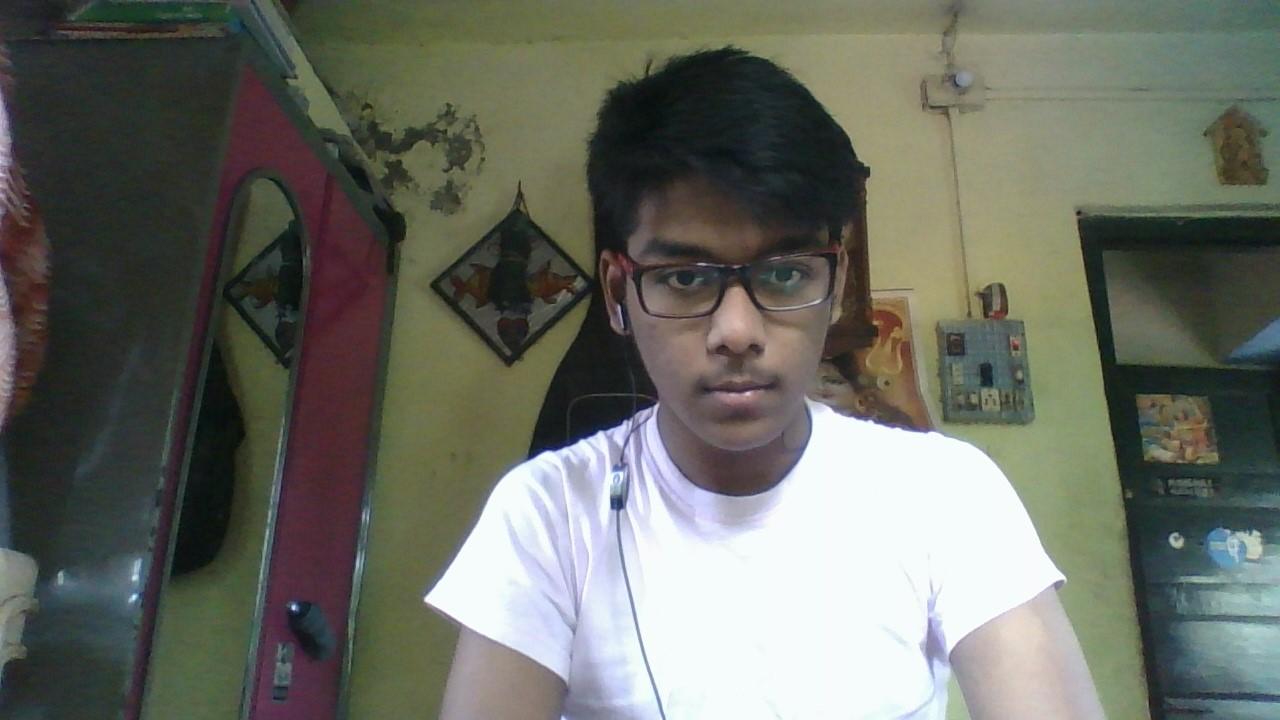
#> input picture Image to Pencil Sketch with Python/cam24.jpg, 1280 x 720 px
$ jupyter execute 'Image to Pencil Sketch with Python.ipynb'
#> lines starting #> are read from the running program, lines starting #| are printed output that depends on the picture
[cell 1]
#Import the cv2 package
import cv2

[cell 2]
#Read the image and store as an object
my_image = cv2.imread("cam24.jpg")
#> my_image is the input picture: shape (720, 1280, 3); mean B, G, R 99.3, 108.7, 106.1
cv2.imshow("Myself", my_image) #Show the image
cv2.waitKey(0)

[cell 3]
#Convert the image in Gray scale
gray_image = cv2.cvtColor(my_image, cv2.COLOR_BGR2GRAY)
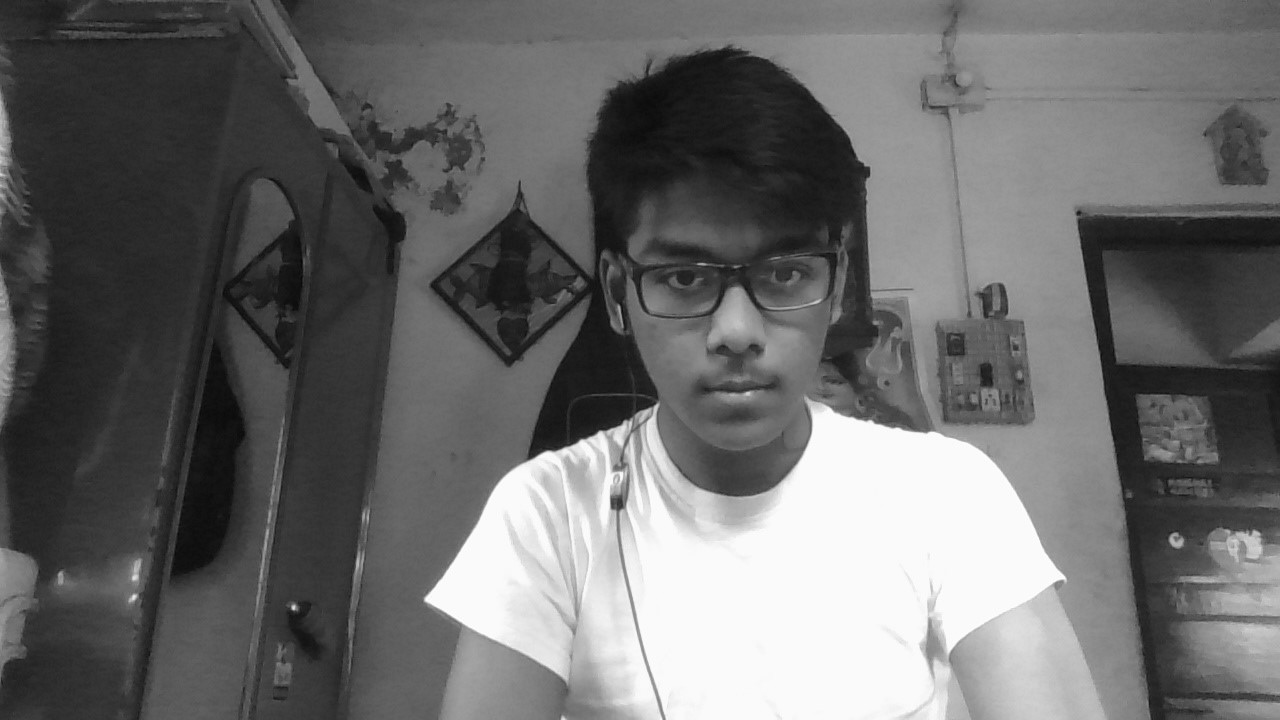
#> gray_image: shape (720, 1280); min 5, max 255, mean 106.9
cv2.imshow("Gray Image", gray_image) #Show the image
cv2.waitKey(0)

[cell 4]
#Reverse the colors on the image Gray scale image
inverted_image = cv2.bitwise_not(gray_image)
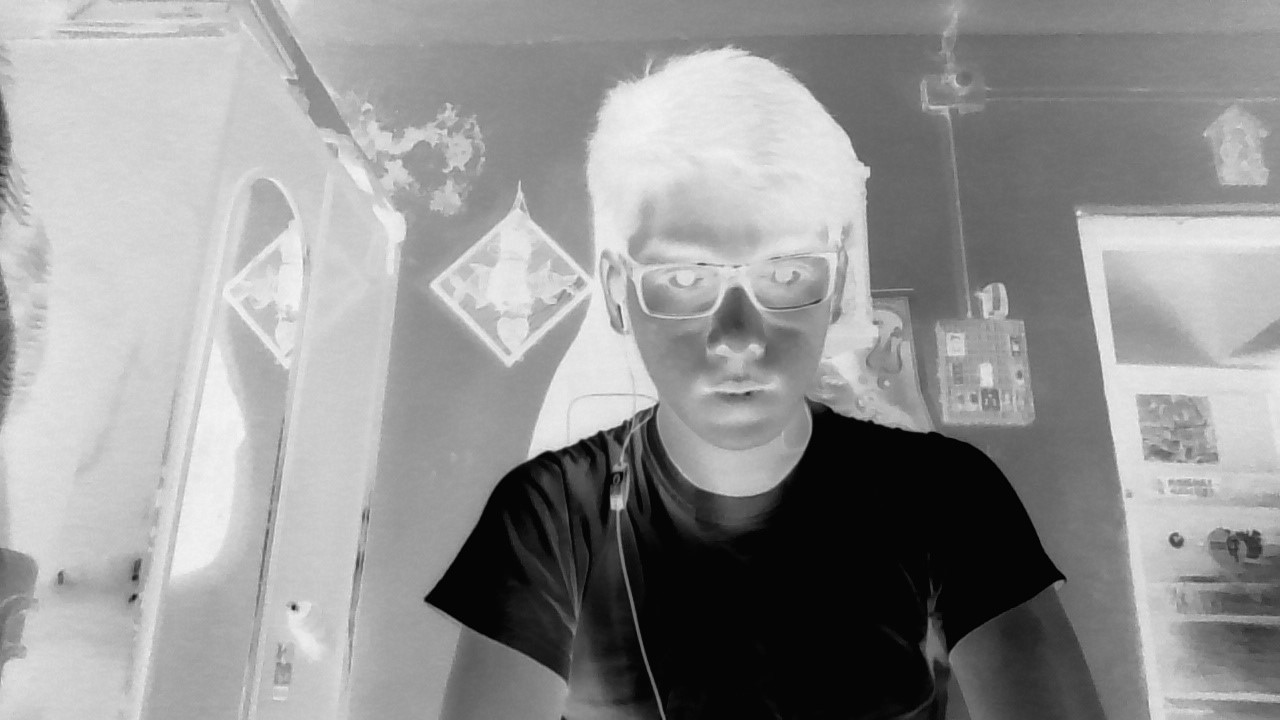
#> inverted_image: shape (720, 1280); min 0, max 250, mean 148.1
cv2.imshow("Inverted Image", inverted_image) #Show the image
cv2.waitKey(0)

[cell 5]
#Blur the Reversed image
blurred_image = cv2.GaussianBlur(inverted_image, (21, 21), 0, borderType = cv2.BORDER_WRAP)
cv2.imshow("Blurred Image", blurred_image) #Show the image
cv2.waitKey(0)

[cell 6]
#Reverse the colors on the Blurred image
inverted_blurred = cv2.bitwise_not(blurred_image)
cv2.imshow("Inverted Blurred Image", inverted_blurred) #Show the image
cv2.waitKey(0)

[cell 7]
#Sketch the Image
pencil_sketch = cv2.divide(gray_image, inverted_blurred, scale=256.0)
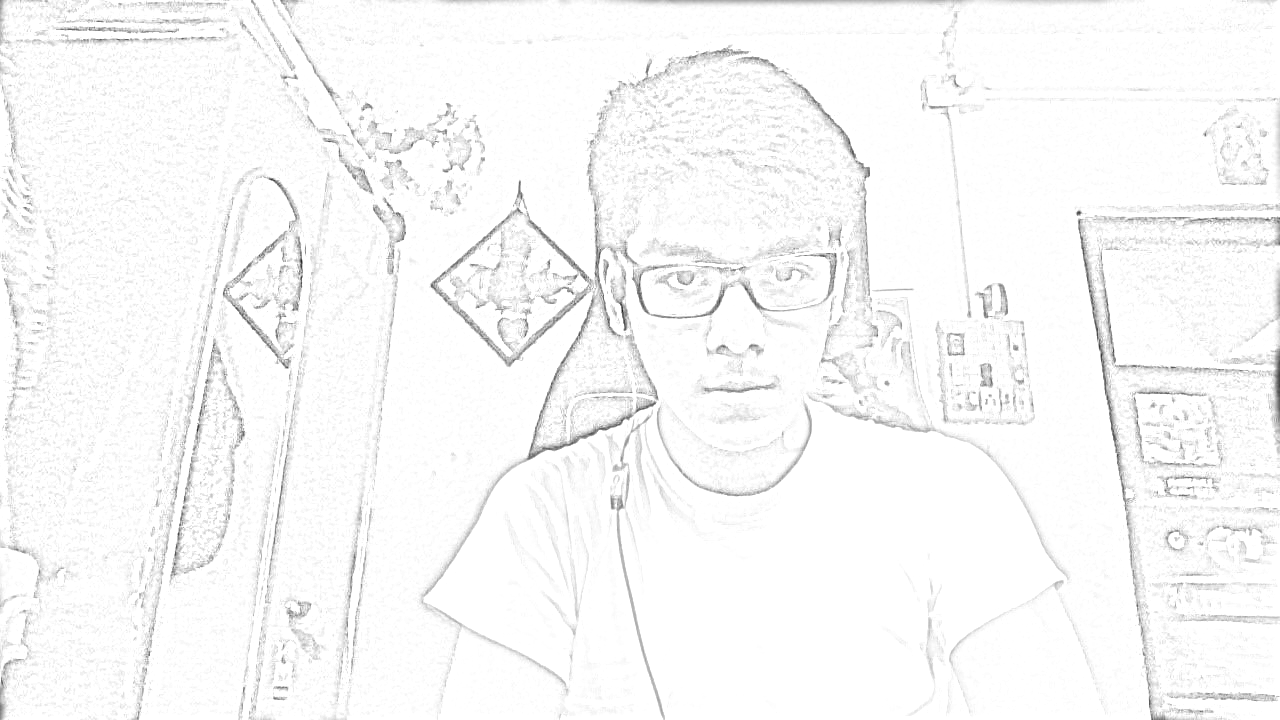
#> pencil_sketch: shape (720, 1280); min 29, max 255, mean 248.4
cv2.imshow("Sketch Image", pencil_sketch) #Show the image
cv2.waitKey(0)

$ run again, with Image to Pencil Sketch with Python/Inverted Image.JPG copied over Image to Pencil Sketch with Python/cam24.jpg
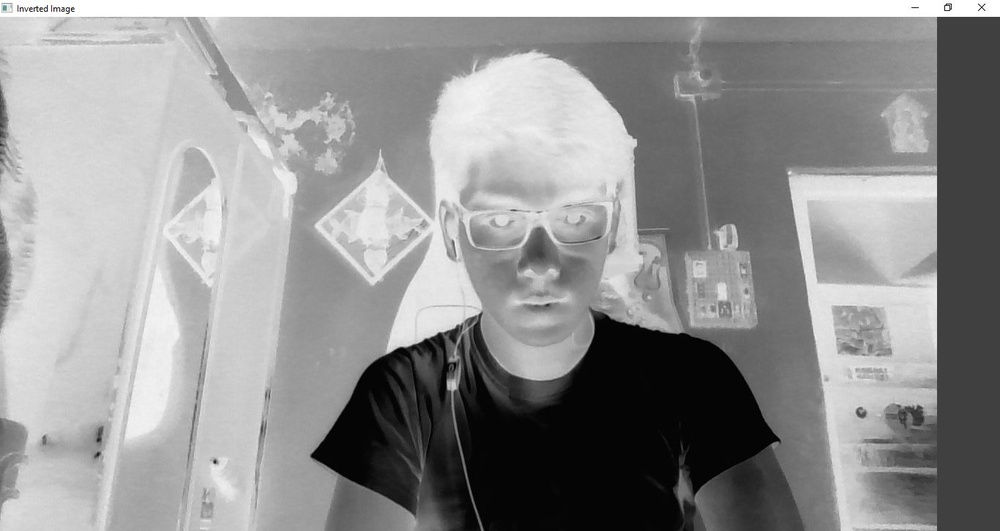
#> input picture Image to Pencil Sketch with Python/Inverted Image.JPG, 1000 x 531 px, shrunk from 1366 x 725 before the run
#> my_image is the input picture: shape (531, 1000, 3); mean B, G, R 147.1, 147.1, 147.1
#> `blurred_image = cv2.GaussianBlur(inverted_image, (21, 21), 0, borderTy..`:
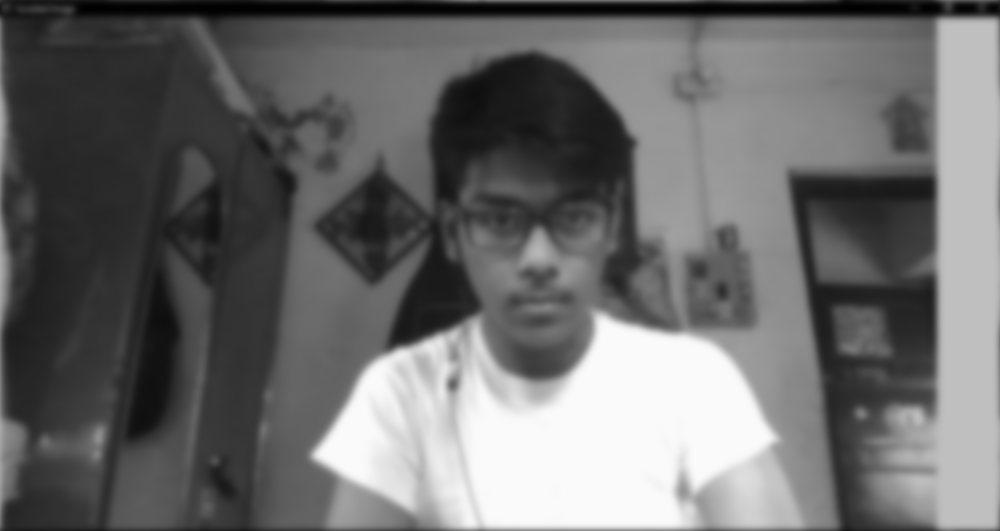
#> blurred_image: shape (531, 1000); min 1, max 250, mean 107.9
#> `pencil_sketch = cv2.divide(gray_image, inverted_blurred, scale=256.0)`:
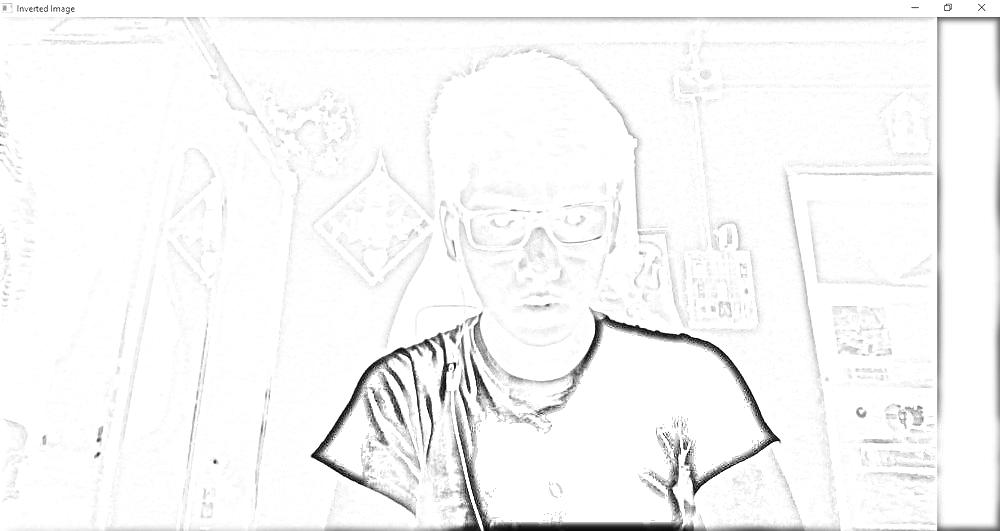
#> pencil_sketch: shape (531, 1000); min 0, max 255, mean 247

$ run again, with Image to Pencil Sketch with Python/Myself.JPG copied over Image to Pencil Sketch with Python/cam24.jpg
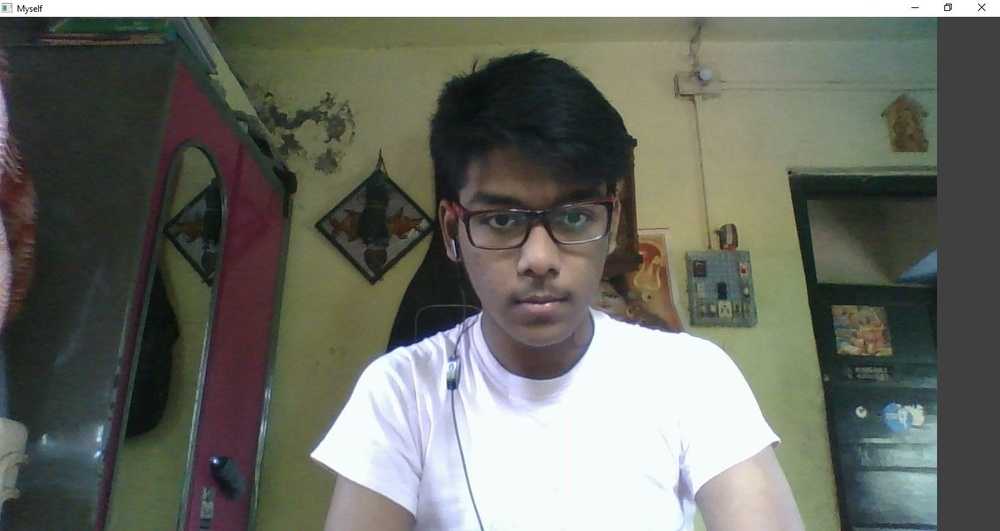
#> input picture Image to Pencil Sketch with Python/Myself.JPG, 1000 x 531 px, shrunk from 1366 x 726 before the run
#> my_image is the input picture: shape (531, 1000, 3); mean B, G, R 101.1, 109.8, 107.5
#> `blurred_image = cv2.GaussianBlur(inverted_image, (21, 21), 0, borderTy..`:
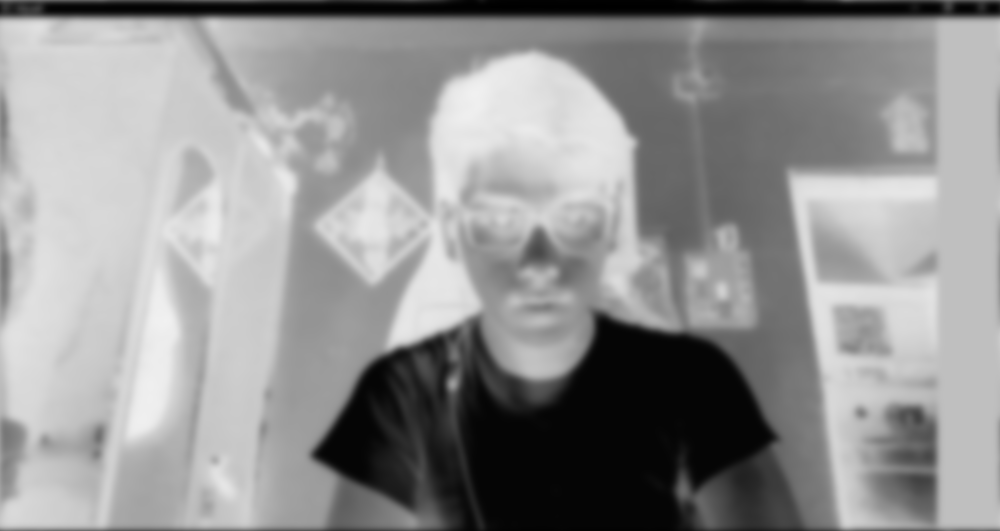
#> blurred_image: shape (531, 1000); min 0, max 241, mean 146.9
#> `pencil_sketch = cv2.divide(gray_image, inverted_blurred, scale=256.0)`:
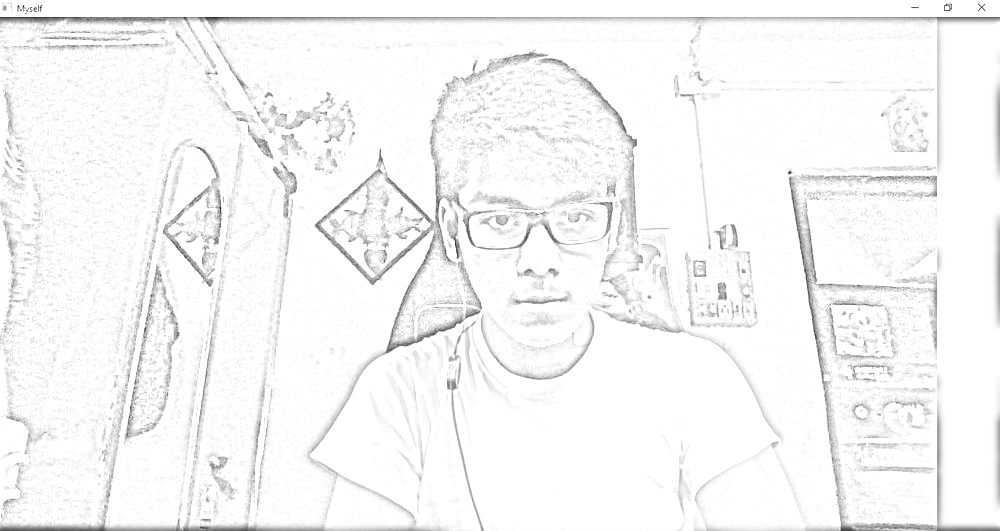
#> pencil_sketch: shape (531, 1000); min 0, max 255, mean 246.1
